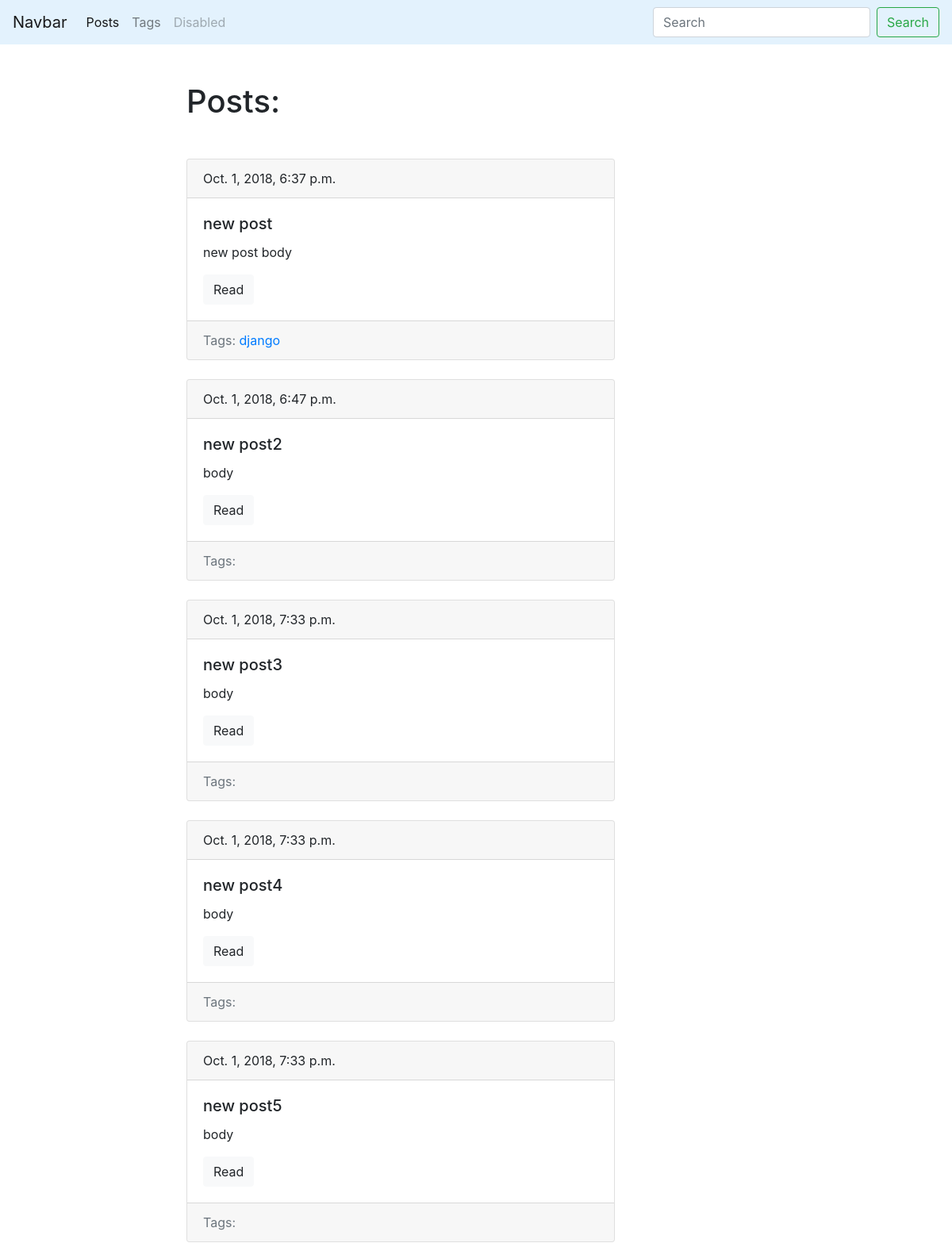
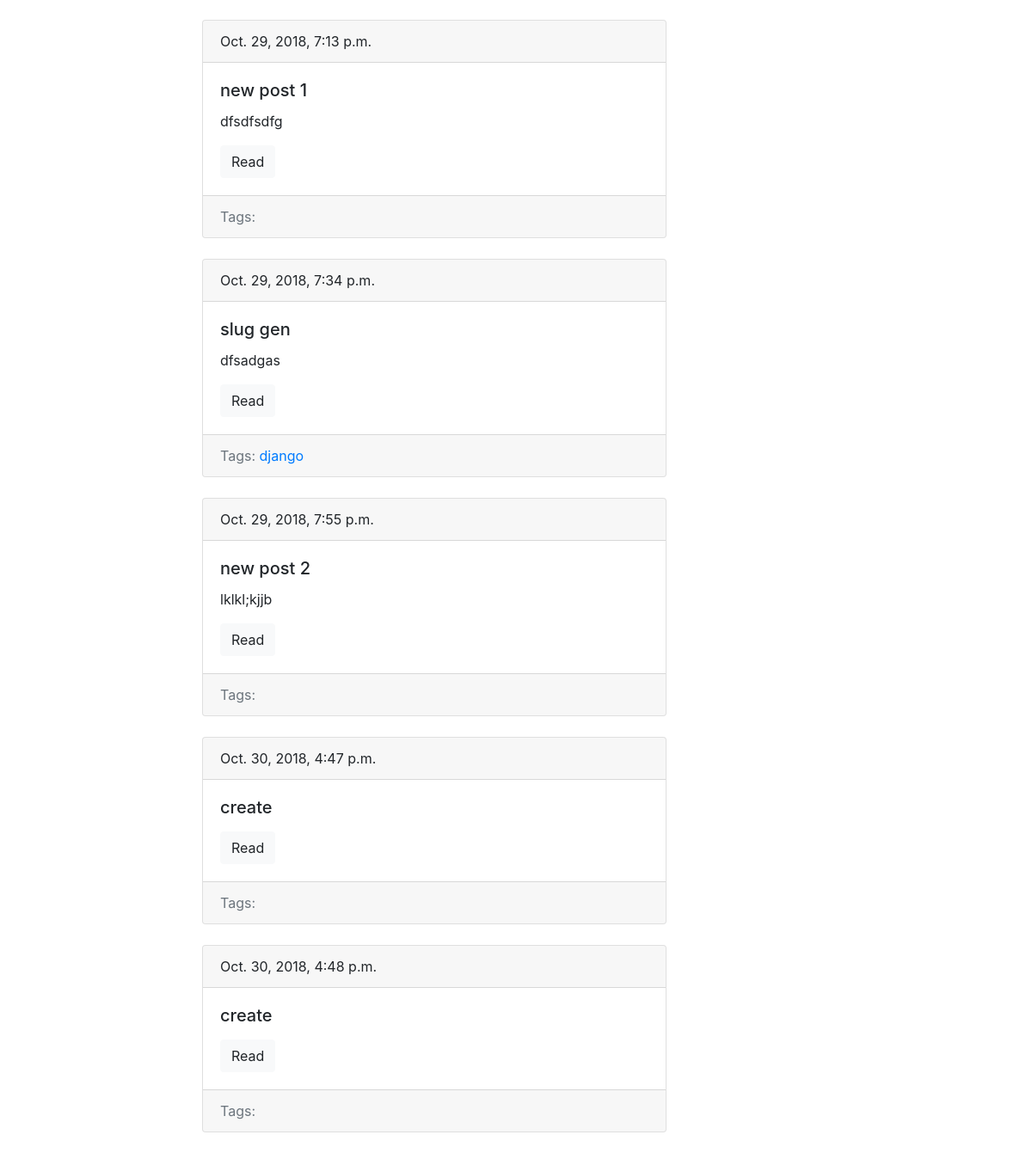
Screenshot of /blog/ with the database file from the repository (2 pictures, top to bottom).
### blog/models.py (models this page shows, shortened)
class Post(models.Model):
    title = models.CharField(max_length=150, db_index=True)
    slug = models.SlugField(max_length=150, blank=True, unique=True)
    body = models.TextField(blank=True, db_index=True)
    tags = models.ManyToManyField('Tag', blank=True, related_name='posts')
    date_bub = models.DateTimeField(auto_now_add=True)
    def get_absolute_url(self):# название соглашение django
        return reverse('post_detail_url', kwargs={'slug': self.slug})

class Tag(models.Model):
    title = models.CharField(max_length=50)
    slug = models.SlugField(max_length=50, unique=True)
    def get_absolute_url(self):
        return reverse('tag_detail_url', kwargs={'slug': self.slug})

### blog/views.py (the view)
# urls.py: path('', posts_list, name='posts_list_url'),
def posts_list(request):
    posts = Post.objects.all()
    return  render(request, 'blog/Index.html', context={'posts': posts})

### blog/templates/blog/index.html (shortened to what this page needs)
{% extends 'blog/base_blog.html' %}
{% block content %}
    <h1 class="mb-5">Posts:</h1>
{% for post in posts %}
    {% include 'blog/includes/post_card_template.html' %}
{% endfor %}
{% endblock %}

### blog/templates/blog/includes/post_card_template.html
<div class="card mb-4">
    <div class="card-header">
      {{ post.date_bub }}
    </div>
    <div class="card-body">
      <h5 class="card-title">{{ post.title }}</h5>
      <p class="card-text">{{ post.body|truncatewords:15 }}</p>
    <a href="{{ post.get_absolute_url }}" class="btn btn-light">Read</a>
    </div>
    <div class="card-footer text-muted">
        Tags:
        {% for tag in post.tags.all %}
            <a href="{{ tag.get_absolute_url}}">{{ tag.title }}</a>
        {% endfor %}
    </div>
</div>

### rows the page displays
Post: date_bub "Oct. 1, 2018, 6:37 p.m.", title "new post", body "new post body"
Tag: title "django"
Post: date_bub "Oct. 1, 2018, 6:47 p.m.", title "new post2", body "body"
Post: date_bub "Oct. 1, 2018, 7:33 p.m.", title "new post3", body "body"
Post: date_bub "Oct. 1, 2018, 7:33 p.m.", title "new post4", body "body"
Post: date_bub "Oct. 1, 2018, 7:33 p.m.", title "new post5", body "body"
Post: date_bub "Oct. 29, 2018, 7:13 p.m.", title "new post 1", body "dfsdfsdfg"
Post: date_bub "Oct. 29, 2018, 7:34 p.m.", title "slug gen", body "dfsadgas"
Post: date_bub "Oct. 29, 2018, 7:55 p.m.", title "new post 2", body "lklkl;kjjb"
Post: date_bub "Oct. 30, 2018, 4:47 p.m.", title "create"
Post: date_bub "Oct. 30, 2018, 4:48 p.m.", title "create"
